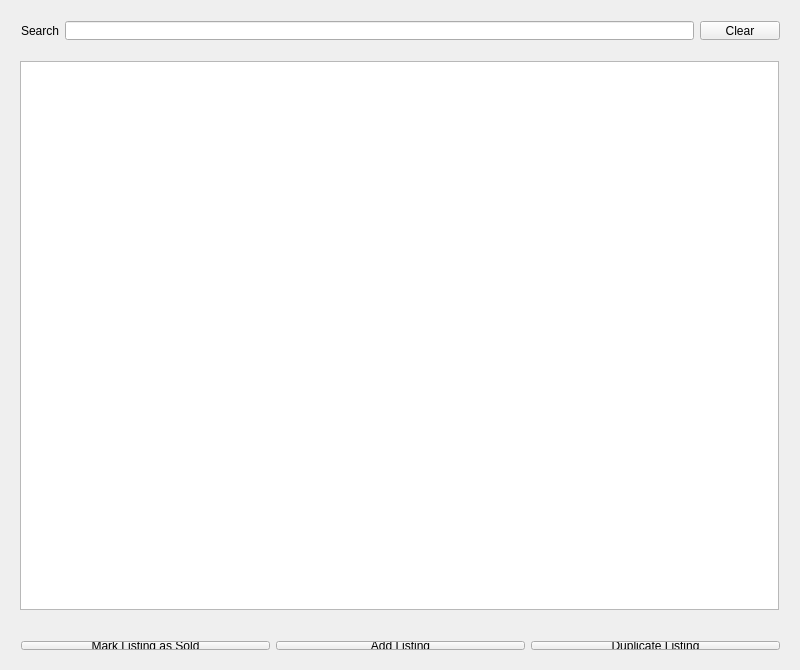
<?xml version="1.0" encoding="UTF-8"?>
<ui version="4.0">
 <class>MainWindow</class>
 <widget class="QMainWindow" name="MainWindow">
  <property name="geometry">
   <rect>
    <x>0</x>
    <y>0</y>
    <width>800</width>
    <height>670</height>
   </rect>
  </property>
  <property name="windowTitle">
   <string>Juxtapose Inventory</string>
  </property>
  <widget class="QWidget" name="centralWidget">
   <widget class="QWidget" name="gridLayoutWidget">
    <property name="geometry">
     <rect>
      <x>9</x>
      <y>50</y>
      <width>781</width>
      <height>571</height>
     </rect>
    </property>
    <layout class="QGridLayout" name="gridLayout">
     <item row="0" column="0">
      <widget class="QListWidget" name="InventoryList"/>
     </item>
    </layout>
   </widget>
   <widget class="QWidget" name="horizontalLayoutWidget">
    <property name="geometry">
     <rect>
      <x>10</x>
      <y>630</y>
      <width>781</width>
      <height>31</height>
     </rect>
    </property>
    <layout class="QHBoxLayout" name="horizontalLayout">
     <item>
      <widget class="QPushButton" name="Button_MarkListing">
       <property name="enabled">
        <bool>true</bool>
       </property>
       <property name="text">
        <string>Mark Listing as Sold</string>
       </property>
      </widget>
     </item>
     <item>
      <widget class="QPushButton" name="Button_AddListing">
       <property name="text">
        <string>Add Listing</string>
       </property>
      </widget>
     </item>
     <item>
      <widget class="QPushButton" name="Button_DuplicateListing">
       <property name="enabled">
        <bool>true</bool>
       </property>
       <property name="text">
        <string>Duplicate Listing</string>
       </property>
      </widget>
     </item>
    </layout>
   </widget>
   <widget class="QWidget" name="horizontalLayoutWidget_3">
    <property name="geometry">
     <rect>
      <x>10</x>
      <y>10</y>
      <width>781</width>
      <height>41</height>
     </rect>
    </property>
    <layout class="QHBoxLayout" name="horizontalLayout_3">
     <item>
      <widget class="QLabel" name="label">
       <property name="text">
        <string>Search</string>
       </property>
      </widget>
     </item>
     <item>
      <widget class="QLineEdit" name="SearchBar"/>
     </item>
     <item>
      <widget class="QPushButton" name="clearButton">
       <property name="text">
        <string>Clear</string>
       </property>
      </widget>
     </item>
    </layout>
   </widget>
  </widget>
 </widget>
 <layoutdefault spacing="6" margin="11"/>
 <resources/>
 <connections/>
</ui>
